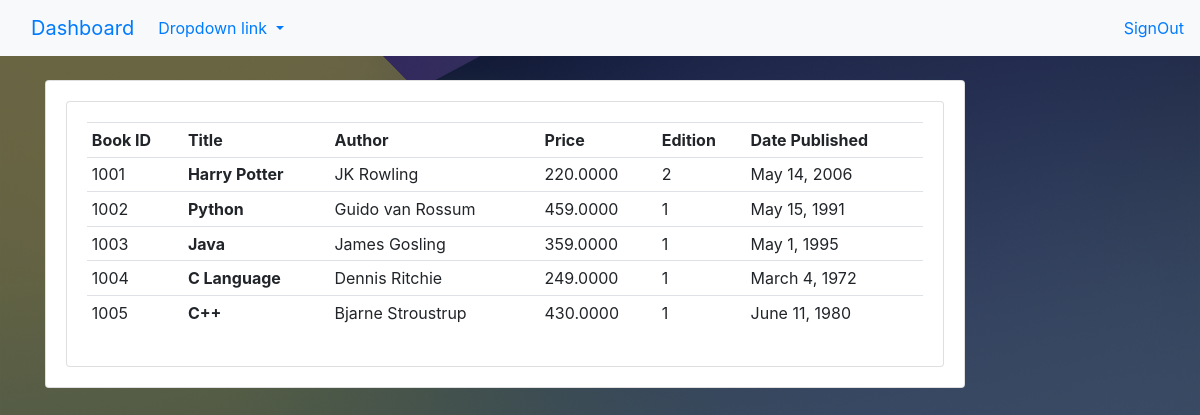
Before: /adminhome with the older database file.
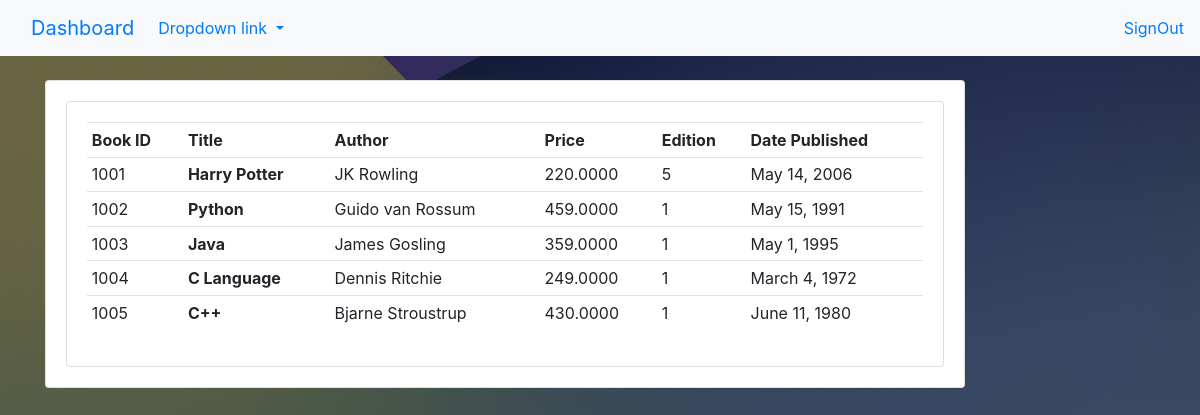
After: the same page with the newer database file.
### OBS_app/models.py (models this page shows, shortened)
class Book(models.Model):
    bid = models.IntegerField(primary_key=True)
    title = models.CharField(max_length=200,null=True)
    Author = models.CharField(max_length=200, null=True)
    Price = models.DecimalField(max_digits=12,decimal_places=4)
    Edition = models.IntegerField()
    pub_date = models.DateField()

### OBS_app/views.py (the view)
# urls.py: path('adminhome',Adminhome,name='adminhome'),
def Adminhome(request):
    books = Book.objects.all()
    context = {"books": books}
    return render(request,'Adminhome.html',context)

### templates/Adminhome.html (shortened to what this page needs)
{% load static %}
<!DOCTYPE html>
<html lang="en">
<head>
    <link rel="stylesheet" href="{% static 'Style.css' %}">
    <link rel="stylesheet" href="https://cdnjs.cloudflare.com/ajax/libs/font-awesome/4.7.0/css/font-awesome.min.css">
</head>
<body>
{% include 'navbaradmn.html' %}
<br>
 <div class="container">
    <div class="row">
    <div class="col-lg-10">
<div class="card card-body">
<div class="card card-body">
<table class="table table-sm" align="center">
    <tr>
        <th>Book ID</th>
        <th>Title</th>
        <th>Author</th>
        <th>Price</th>
        <th>Edition</th>
        <th>Date Published</th>
    </tr>
    {% for book in books %}
        <tr>
            <td>{{ book.bid }}</td>
            <td><b>{{book.title}}</b> </td>
            <td>{{book.Author}} </td>
            <td>{{book.Price}} </td>
            <td> {{book.Edition}} </td>
            <td>{{ book.pub_date }}</td>
        </tr>
    {% endfor %}
</table>
</div>
</div>
    </div>
    </div>
 </div>
</body>
</html>

Changed rows visible on the page:
changed Book "Harry Potter": Edition "2" → "5"
